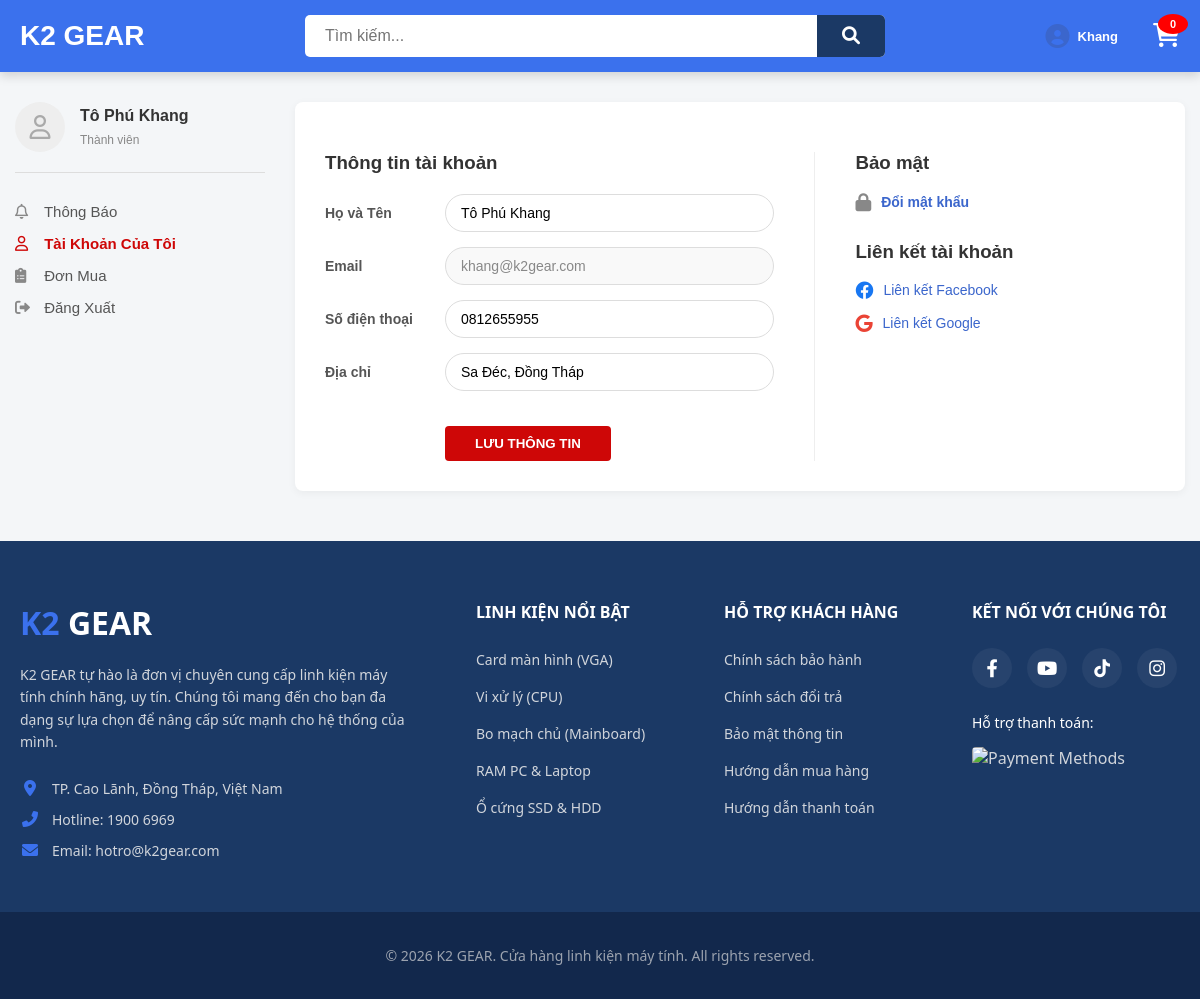
The app's page /profile.php (signed in) with its own data.
### tables this page shows
CREATE TABLE `users` (
  `id` int(11) NOT NULL,
  `name` varchar(100) DEFAULT NULL,
  `email` varchar(100) DEFAULT NULL,
  `password` varchar(255) DEFAULT NULL,
  `phone` varchar(20) DEFAULT NULL,
  `address` text DEFAULT NULL,
  `role` enum('admin','staff','customer') DEFAULT 'customer',
  `status` tinyint(4) DEFAULT 1,
  `created_at` timestamp NOT NULL DEFAULT current_timestamp(),
  `reset_token` varchar(255) DEFAULT NULL,
  `reset_token_expire` datetime DEFAULT NULL
);

### profile.php (the view, shortened to what this page needs)
<?php
$conn = mysqli_connect("localhost", "root", "", "linhkienmaytinh");
mysqli_set_charset($conn, "utf8mb4");
$user_id = $_SESSION['user']['id'];
$sql = "SELECT * FROM users WHERE id = $user_id";
$result = mysqli_query($conn, $sql);
$user_data = mysqli_fetch_assoc($result);
$cart_items = isset($_SESSION['cart']) ? $_SESSION['cart'] : [];
$cart_count = count(array_filter(array_keys($cart_items), 'is_numeric'));
?>
<!DOCTYPE html>
<html lang="vi">
<head>
    <link rel="stylesheet" href="main.css">
    <link rel="stylesheet" href="https://cdnjs.cloudflare.com/ajax/libs/font-awesome/6.0.0/css/all.min.css">
</head>
<body>
    <header class="main-header">
        <div class="header-content">
            <div class="logo"><a href="main.php" style="text-decoration: none;"><span class="k2">K2</span> <span class="gear">GEAR</span></a></div>
            <form action="category.php" method="GET" class="main-search"><input type="text" name="search" placeholder="Tìm kiếm..."><button type="submit"><i class="fas fa-search"></i></button></form>
            <div class="header-actions">
                <div class="account-wrapper" style="position: relative; display: flex; align-items: center;">
                    <a href="#" class="account-icon" id="accountToggleBtn" style="display: flex; align-items: center; text-decoration: none;">
                        <i class="fas fa-user-circle" style="color: #3b66cc; font-size: 24px;"></i>
                        <span style="font-size: 13px; font-weight: bold; color: #fff; margin-left: 8px;">
                            <?php $n = explode(' ', $user_data['name']); echo end($n); ?>
                        </span>
                    </a>
                </div>
                <a href="cart.php" class="cart-icon" style="margin-left: 15px;"><i class="fas fa-shopping-cart"></i><span class="cart-count"><?php echo $cart_count; ?></span></a>
            </div>
        </div>
    </header>
    <main class="profile-wrapper">
        <aside class="profile-sidebar">
            <div class="user-brief">
                <div class="user-brief-avatar"><i class="far fa-user"></i></div>
                <div class="user-brief-info">
                    <h4 style="margin:0 0 5px 0;"><?php echo htmlspecialchars($user_data['name']); ?></h4>
                    <span style="font-size:12px; color:#888;">Thành viên</span>
                </div>
            </div>
            <ul class="profile-menu">
                <li><a href="notification.php"><i class="far fa-bell" style="width: 25px; color:#888;"></i> Thông Báo</a></li>
                <li><a href="profile.php" class="active"><i class="far fa-user" style="width: 25px;"></i> Tài Khoản Của Tôi</a></li>
                <li><a href="order.php"><i class="fas fa-clipboard-list" style="width: 25px; color:#888;"></i> Đơn Mua</a></li>
                <li><a href="logout.php"><i class="fas fa-sign-out-alt" style="width: 25px; color:#888;"></i> Đăng Xuất</a></li>
            </ul>
        </aside>
        <section class="profile-content">
            <div class="profile-grid">
                <div class="col-form">
                    <h3 style="margin-top:0; margin-bottom:20px;">Thông tin tài khoản</h3>
                    <form action="update_profile.php" method="POST">
                        <div class="form-group">
                            <label>Họ và Tên</label>
                            <input type="text" name="name" class="form-control" value="<?php echo htmlspecialchars($user_data['name']); ?>" required>
                        </div>
                        <div class="form-group">
                            <label>Email</label>
                            <input type="email" class="form-control readonly" value="<?php echo htmlspecialchars($user_data['email']); ?>" readonly>
                        </div>
                        <div class="form-group">
                            <label>Số điện thoại</label>
                            <input type="text" name="phone" class="form-control" value="<?php echo htmlspecialchars($user_data['phone']); ?>">
                        </div>
                        <div class="form-group">
                            <label>Địa chỉ</label>
                            <input type="text" name="address" class="form-control" value="<?php echo htmlspecialchars($user_data['address']); ?>">
                        </div>
                        <button type="submit" class="btn-save">LƯU THÔNG TIN</button>
                    </form>
                </div>
                <div class="col-security">
                    <h3 style="margin-top:0;">Bảo mật</h3>
                    <div class="security-item"><i class="fas fa-lock" style="color:#888; font-size:18px;"></i> <a href="change_password.php" style="color:#3b66cc; text-decoration:none; font-weight:bold;">Đổi mật khẩu</a></div>
                    <h3 style="margin-top:30px;">Liên kết tài khoản</h3>
                    <div class="social-link-item"><i class="fab fa-facebook" style="color:#1877F2; font-size:18px;"></i> Liên kết Facebook</div>
                    <div class="social-link-item"><i class="fab fa-google" style="color:#EA4335; font-size:18px;"></i> Liên kết Google</div>
                </div>
            </div>
        </section>
    </main>
    <footer class="main-footer">
    <div class="footer-container">
        <div class="footer-column">
            <h3 class="footer-logo"><span class="k2">K2</span> <span class="gear" style="color: white;">GEAR</span></h3>
            <p class="footer-desc">K2 GEAR tự hào là đơn vị chuyên cung cấp linh kiện máy tính chính hãng, uy tín. Chúng tôi mang đến cho bạn đa dạng sự lựa chọn để nâng cấp sức mạnh cho hệ thống của mình.</p>
            <div class="footer-contact">
                <p><i class="fas fa-map-marker-alt"></i> TP. Cao Lãnh, Đồng Tháp, Việt Nam</p>
                <p><i class="fas fa-phone-alt"></i> Hotline: 1900 6969</p>
                <p><i class="fas fa-envelope"></i> Email: hotro@k2gear.com</p>
            </div>
        </div>
        <div class="footer-column">
            <h4 class="footer-title">LINH KIỆN NỔI BẬT</h4>
            <ul class="footer-links">
                <li><a href="category.php?id=vga">Card màn hình (VGA)</a></li>
                <li><a href="category.php?id=cpu">Vi xử lý (CPU)</a></li>
                <li><a href="category.php?id=mainboard">Bo mạch chủ (Mainboard)</a></li>
                <li><a href="category.php?id=ram">RAM PC & Laptop</a></li>
                <li><a href="category.php?id=o-cung">Ổ cứng SSD & HDD</a></li>
            </ul>
        </div>
        <div class="footer-column">
            <h4 class="footer-title">HỖ TRỢ KHÁCH HÀNG</h4>
            <ul class="footer-links">
                <li><a href="post_detail.php?id=chinh-sach-bao-hanh">Chính sách bảo hành</a></li>
                <li><a href="post_detail.php?id=chinh-sach-doi-tra">Chính sách đổi trả</a></li>
                <li><a href="post_detail.php?id=bao-mat-thong-tin">Bảo mật thông tin</a></li>
                <li><a href="post_detail.php?id=huong-dan-mua-hang">Hướng dẫn mua hàng</a></li>
                <li><a href="post_detail.php?id=huong-dan-thanh-toan">Hướng dẫn thanh toán</a></li>
            </ul>
        </div>
        <div class="footer-column">
            <h4 class="footer-title">KẾT NỐI VỚI CHÚNG TÔI</h4>
            <div class="social-icons">
                <a href="https://facebook.com/K2Gear" target="_blank"><i class="fab fa-facebook-f"></i></a>
                <a href="https://youtube.com/@K2Gear" target="_blank"><i class="fab fa-youtube"></i></a>
                <a href="https://tiktok.com/@k2gear" target="_blank"><i class="fab fa-tiktok"></i></a>
                <a href="https://instagram.com/k2gear.official" target="_blank"><i class="fab fa-instagram"></i></a>
            </div>
            <div class="payment-methods">
                <p>Hỗ trợ thanh toán:</p>
                <img src="https://bizweb.dktcdn.net/100/329/122/themes/1038963/assets/payment.png?1776445287786" alt="Payment Methods" style="border-radius: 4px;">
            </div>
        </div>
    </div>
    <div class="footer-bottom">
        <p>&copy; 2026 K2 GEAR. Cửa hàng linh kiện máy tính. All rights reserved.</p>
    </div>
</footer>
</body>
</html>

### main.css (style rules this page uses)
body { margin: 0; padding: 0; font-family: 'Segoe UI', Tahoma, Geneva, Verdana, sans-serif; background-color: #f4f7f6; color: #333; }
a { text-decoration: none; color: inherit; transition: all 0.2s ease; }
.main-header { background-color: #3b71ed; padding: 15px 0; position: sticky; top: 0; z-index: 9999; box-shadow: 0 4px 10px rgba(0,0,0,0.15); }
.header-content { max-width: 1400px; margin: 0 auto; display: flex; justify-content: space-between; align-items: center; padding: 0 20px; }
.logo { font-size: 32px; font-weight: 800; }
.k2 { color: #ffffff; }
.gear { color: #ffffff; }
.main-search { display: flex; width: 50%; position: relative; }
.main-search input { width: 100%; padding: 12px 20px; border: none; border-radius: 5px; font-size: 16px; }
.main-search button { position: absolute; right: 0; top: 0; height: 100%; background-color: #1b3965; color: white; border: none; border-top-right-radius: 5px; border-bottom-right-radius: 5px; padding: 0 25px; cursor: pointer; font-size: 18px; }
.header-actions { display: flex; gap: 20px; font-size: 24px; color: #ffffff; }
.cart-icon { position: relative; }
.cart-count { position: absolute; top: -8px; right: -10px; background-color: #ff3b30; color: white; font-size: 12px; width: 18px; height: 18px; border-radius: 50%; display: flex; align-items: center; justify-content: center; font-weight: bold; }
.main-footer { background-color: #1b3965; color: #d1d5db; padding: 60px 0 0 0; margin-top: 50px; font-family: 'Segoe UI', Tahoma, Geneva, Verdana, sans-serif; }
.footer-container { max-width: 1400px; margin: 0 auto; display: grid; grid-template-columns: 2fr 1fr 1fr 1fr; gap: 40px; padding: 0 20px 40px 20px; }
.footer-logo { font-size: 32px; font-weight: 800; margin-top: 0; margin-bottom: 20px; }
.footer-logo .k2 { color: #3b71ed; }
.footer-desc { font-size: 14px; line-height: 1.6; margin-bottom: 25px; padding-right: 20px; }
.footer-contact p { font-size: 14px; margin: 12px 0; display: flex; align-items: center; gap: 12px; }
.footer-contact i { color: #3b71ed; font-size: 16px; width: 20px; text-align: center; }
.footer-title { color: #ffffff; font-size: 16px; font-weight: 700; margin-top: 0; margin-bottom: 25px; text-transform: uppercase; }
.footer-links { list-style: none; padding: 0; margin: 0; }
.footer-links li { margin-bottom: 15px; }
.footer-links a { color: #d1d5db; font-size: 14px; transition: all 0.2s ease; display: inline-block; }
.social-icons { display: flex; gap: 15px; margin-bottom: 25px; }
.social-icons a { display: flex; align-items: center; justify-content: center; width: 40px; height: 40px; background-color: rgba(255,255,255,0.05); color: #ffffff; border-radius: 50%; transition: all 0.3s ease; font-size: 18px; }
.payment-methods p { font-size: 14px; margin-bottom: 15px; color: #ffffff; }
.footer-bottom { background-color: #12284c; text-align: center; padding: 20px 0; font-size: 14px; color: #9ca3af; }
:root { --k2-blue: #3b66cc; --k2-dark-blue: #1a428a; --k2-accent: #ffcc00; --price-red: #ce0707; }
body { font-family: Arial, sans-serif; background: #fff; margin: 0; }
.logo { font-size: 28px; font-weight: bold; }
.cart-count { background: red; border-radius: 50%; padding: 1px 6px; font-size: 11px; margin-right: 2px; }

### records on screen
users: name "Tô Phú Khang", email "khang@k2gear.com", phone "0812655955", address "Sa Đéc, Đồng Tháp"

### other values on screen
end($n) "Khang"
$cart_count "0"
